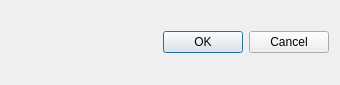
<?xml version="1.0" encoding="UTF-8"?>
<ui version="4.0">
 <class>SectionFittingDialog</class>
 <widget class="QDialog" name="SectionFittingDialog">
  <property name="geometry">
   <rect>
    <x>0</x>
    <y>0</y>
    <width>340</width>
    <height>85</height>
   </rect>
  </property>
  <property name="windowTitle">
   <string>请选择断面拟合方法</string>
  </property>
  <layout class="QVBoxLayout" name="verticalLayout">
   <item>
    <widget class="QDialogButtonBox" name="buttonBox">
     <property name="orientation">
      <enum>Qt::Horizontal</enum>
     </property>
     <property name="standardButtons">
      <set>QDialogButtonBox::Cancel|QDialogButtonBox::Ok</set>
     </property>
    </widget>
   </item>
  </layout>
 </widget>
 <resources/>
 <connections>
  <connection>
   <sender>buttonBox</sender>
   <signal>accepted()</signal>
   <receiver>SectionFittingDialog</receiver>
   <slot>accept()</slot>
   <hints>
    <hint type="sourcelabel">
     <x>248</x>
     <y>254</y>
    </hint>
    <hint type="destinationlabel">
     <x>157</x>
     <y>274</y>
    </hint>
   </hints>
  </connection>
  <connection>
   <sender>buttonBox</sender>
   <signal>rejected()</signal>
   <receiver>SectionFittingDialog</receiver>
   <slot>reject()</slot>
   <hints>
    <hint type="sourcelabel">
     <x>316</x>
     <y>260</y>
    </hint>
    <hint type="destinationlabel">
     <x>286</x>
     <y>274</y>
    </hint>
   </hints>
  </connection>
 </connections>
</ui>
